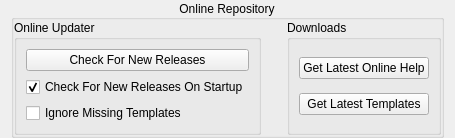
          <widget class="QWidget" name="Online_Update_page" >
           <property name="geometry" >
            <rect>
             <x>0</x>
             <y>0</y>
             <width>413</width>
             <height>134</height>
            </rect>
           </property>
           <attribute name="label" >
            <string>Online Update</string>
           </attribute>
           <layout class="QGridLayout" name="Online_Update_page_gridLayout" >
            <property name="topMargin" >
             <number>0</number>
            </property>
            <property name="bottomMargin" >
             <number>0</number>
            </property>
            <item row="0" column="0" >
             <widget class="QGroupBox" name="Online_Repository_groupBox" >
              <property name="title" >
               <string>Online Repository</string>
              </property>
              <property name="alignment" >
               <set>Qt::AlignCenter</set>
              </property>
              <property name="flat" >
               <bool>true</bool>
              </property>
              <layout class="QGridLayout" name="Online_Repository_groupBox_gridLayout" >
               <property name="margin" >
                <number>0</number>
               </property>
               <item row="0" column="3" >
                <widget class="QGroupBox" name="Downloads_groupBox" >
                 <property name="title" >
                  <string>Downloads</string>
                 </property>
                 <layout class="QGridLayout" name="Downloads_groupBox_gridLayout" >
                  <item row="1" column="1" >
                   <widget class="QPushButton" name="Get_Templates_pushButton" >
                    <property name="statusTip" >
                     <string>Get Templates PushButton : Download / Update Templates From Online Repository.</string>
                    </property>
                    <property name="text" >
                     <string>Get Latest Templates</string>
                    </property>
                   </widget>
                  </item>
                  <item row="0" column="1" >
                   <widget class="QPushButton" name="Get_Help_pushButton" >
                    <property name="statusTip" >
                     <string>Get Help PushButton : Download / Update Help From Online Repository.</string>
                    </property>
                    <property name="text" >
                     <string>Get Latest Online Help</string>
                    </property>
                   </widget>
                  </item>
                 </layout>
                </widget>
               </item>
               <item row="0" column="1" >
                <widget class="QGroupBox" name="Online_Updater_groupBox" >
                 <property name="title" >
                  <string>Online Updater</string>
                 </property>
                 <layout class="QGridLayout" name="Online_Updater_groupBox_gridLayout" >
                  <item row="0" column="2" >
                   <widget class="QPushButton" name="Check_For_New_Releases_pushButton" >
                    <property name="statusTip" >
                     <string>Check For New_Releases PushButton : sIBL_GUI Will Check If New Releases Are Available Online.</string>
                    </property>
                    <property name="text" >
                     <string>Check For New Releases</string>
                    </property>
                   </widget>
                  </item>
                  <item row="1" column="2" >
                   <widget class="QCheckBox" name="Check_For_New_Releases_checkBox" >
                    <property name="statusTip" >
                     <string>Check For New Releases On Startup CheckBox : sIBL_GUI Will Check If New Releases Are Available On Startup.</string>
                    </property>
                    <property name="text" >
                     <string>Check For New Releases On Startup</string>
                    </property>
                    <property name="checked" >
                     <bool>true</bool>
                    </property>
                   </widget>
                  </item>
                  <item row="2" column="2" >
                   <widget class="QCheckBox" name="Ignore_Missing_Templates_checkBox" >
                    <property name="statusTip" >
                     <string>Ignore Missing Templates CheckBox : sIBL_GUI Will Ignore Templates You Don't Have Locally When Checking For Updates.</string>
                    </property>
                    <property name="text" >
                     <string>Ignore Missing Templates</string>
                    </property>
                    <property name="checked" >
                     <bool>false</bool>
                    </property>
                   </widget>
                  </item>
                 </layout>
                </widget>
               </item>
               <item row="0" column="2" >
                <spacer name="Online_Settings_horizontalSpacer" >
                 <property name="orientation" >
                  <enum>Qt::Horizontal</enum>
                 </property>
                 <property name="sizeHint" stdset="0" >
                  <size>
                   <width>40</width>
                   <height>20</height>
                  </size>
                 </property>
                </spacer>
               </item>
               <item row="1" column="2" >
                <spacer name="Online_Settings_verticalSpacer" >
                 <property name="orientation" >
                  <enum>Qt::Vertical</enum>
                 </property>
                 <property name="sizeHint" stdset="0" >
                  <size>
                   <width>20</width>
                   <height>40</height>
                  </size>
                 </property>
                </spacer>
               </item>
              </layout>
              <zorder>Downloads_groupBox</zorder>
              <zorder>Online_Updater_groupBox</zorder>
              <zorder>Online_Settings_horizontalSpacer</zorder>
              <zorder>Online_Settings_verticalSpacer</zorder>
             </widget>
            </item>
           </layout>
          </widget>
